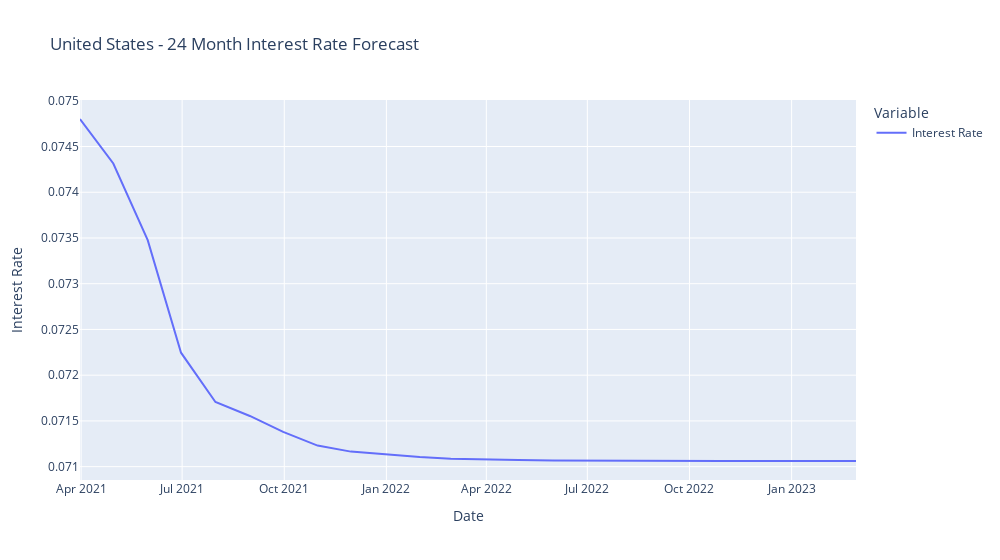

The notebook cell this image was saved under:
### Code cell
forecast_fig

### Figure 1 — Plotly figure (JSON) as saved in the notebook; plotly's stock layout.template omitted (floating-point values rounded to 4 significant figures)
{"data": [{"hovertemplate": "Variable=Interest Rate<br>Date=%{x}<br>Interest Rate=%{y}<extra></extra>", "legendgroup": "Interest Rate", "line": {"color": "#636efa", "dash": "solid"}, "mode": "lines", "name": "Interest Rate", "orientation": "v", "showlegend": true, "type": "scatter", "x": ["2021-03-31T00:00:00", "2021-04-30T00:00:00", "2021-05-31T00:00:00", "2021-06-30T00:00:00", "2021-07-31T00:00:00", "2021-08-31T00:00:00", "2021-09-30T00:00:00", "2021-10-31T00:00:00", "2021-11-30T00:00:00", "2021-12-31T00:00:00", "2022-01-31T00:00:00", "2022-02-28T00:00:00", "2022-03-31T00:00:00", "2022-04-30T00:00:00", "2022-05-31T00:00:00", "2022-06-30T00:00:00", "2022-07-31T00:00:00", "2022-08-31T00:00:00", "2022-09-30T00:00:00", "2022-10-31T00:00:00", "2022-11-30T00:00:00", "2022-12-31T00:00:00", "2023-01-31T00:00:00", "2023-02-28T00:00:00"], "xaxis": "x", "y": [0.0748, 0.07431, 0.07348, 0.07225, 0.07171, 0.07155, 0.07138, 0.07123, 0.07116, 0.07113, 0.07111, 0.07109, 0.07108, 0.07107, 0.07107, 0.07107, 0.07106, 0.07106, 0.07106, 0.07106, 0.07106, 0.07106, 0.07106, 0.07106], "yaxis": "y"}], "layout": {"legend": {"title": {"text": "Variable"}, "tracegroupgap": 0}, "title": {"text": "United States - 24 Month Interest Rate Forecast"}, "width": 1000, "xaxis": {"anchor": "y", "domain": [0, 1], "title": {"text": "Date"}}, "yaxis": {"anchor": "x", "domain": [0, 1], "title": {"text": "Interest Rate"}}}}
